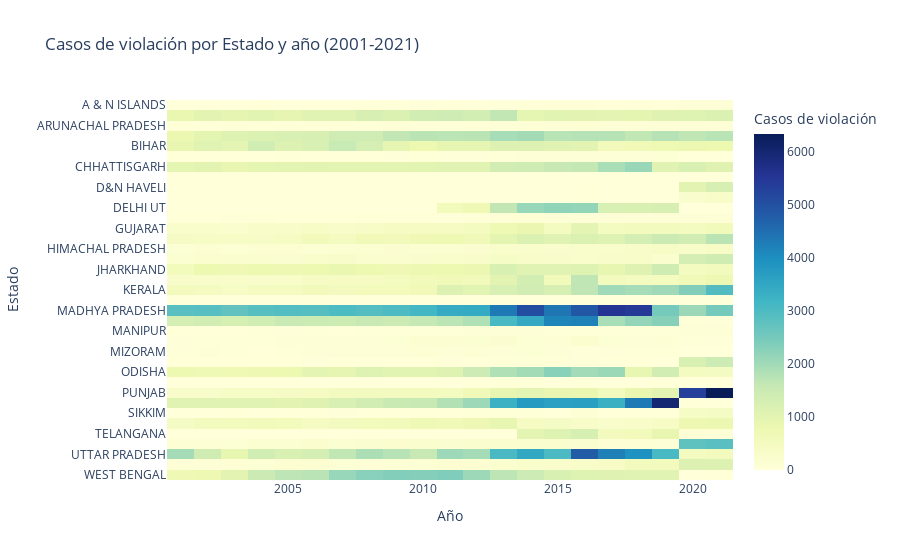

Notebook code for this chart:
### Code cell
# Instalamos otra librería para visualizaciones.

import plotly.express as px

# Crear un heatmap (mapa de calor) usando Plotly.

heatmap_data = crimes_df_cleaned.pivot_table(
    values='Casos de violación', 
    index='Estado', 
    columns='Año', 
    aggfunc='sum', 
    fill_value=0
)

# Crear el heatmap (amapa de calor) interactivo con título.

fig = px.imshow(
    heatmap_data,
    labels=dict(x="Año", y="Estado", color="Casos de violación"),
    x=heatmap_data.columns,
    y=heatmap_data.index,
    color_continuous_scale="YlGnBu",
    aspect="auto",
    title="Casos de violación por Estado y año (2001-2021)" 
)

# Mostrar el heatmap (mapa de calor).

fig.show()

### Figure 1 — Plotly figure (JSON) as saved in the notebook; plotly's stock layout.template omitted (floating-point values rounded to 4 significant figures; data arrays with more than 128 entries replaced by an {"elided": "..."} marker saying what was removed)
{"data": [{"coloraxis": "coloraxis", "hovertemplate": "Año: %{x}<br>Estado: %{y}<br>Casos de violación: %{z}<extra></extra>", "name": "0", "type": "heatmap", "x": [2001, 2002, 2003, 2004, 2005, 2006, 2007, 2008, 2009, 2010, 2011, 2012, 2013, 2014, 2015, 2016, 2017, 2018, 2019, 2020, 2021], "xaxis": "x", "y": ["A & N ISLANDS", "ANDHRA PRADESH", "ARUNACHAL PRADESH", "ASSAM", "BIHAR", "CHANDIGARH", "CHHATTISGARH", "D & N HAVELI", "D&N HAVELI", "DAMAN & DIU", "DELHI UT", "GOA", "GUJARAT", "HARYANA", "HIMACHAL PRADESH", "JAMMU & KASHMIR", "JHARKHAND", "KARNATAKA", "KERALA", "LAKSHADWEEP", "MADHYA PRADESH", "MAHARASHTRA", "MANIPUR", "MEGHALAYA", "MIZORAM", "NAGALAND", "ODISHA", "PUDUCHERRY", "PUNJAB", "RAJASTHAN", "SIKKIM", "TAMIL NADU", "TELANGANA", "TRIPURA", "UTTAR PRADESH", "UTTARAKHAND", "WEST BENGAL"], "yaxis": "y", "z": {"elided": "37x21 int values"}}], "layout": {"coloraxis": {"colorbar": {"title": {"text": "Casos de violación"}}, "colorscale": [[0, "rgb(255,255,217)"], [0.125, "rgb(237,248,177)"], [0.25, "rgb(199,233,180)"], [0.375, "rgb(127,205,187)"], [0.5, "rgb(65,182,196)"], [0.625, "rgb(29,145,192)"], [0.75, "rgb(34,94,168)"], [0.875, "rgb(37,52,148)"], [1, "rgb(8,29,88)"]]}, "title": {"text": "Casos de violación por Estado y año (2001-2021)"}, "xaxis": {"anchor": "y", "domain": [0, 1], "title": {"text": "Año"}}, "yaxis": {"anchor": "x", "autorange": "reversed", "domain": [0, 1], "title": {"text": "Estado"}}}}
